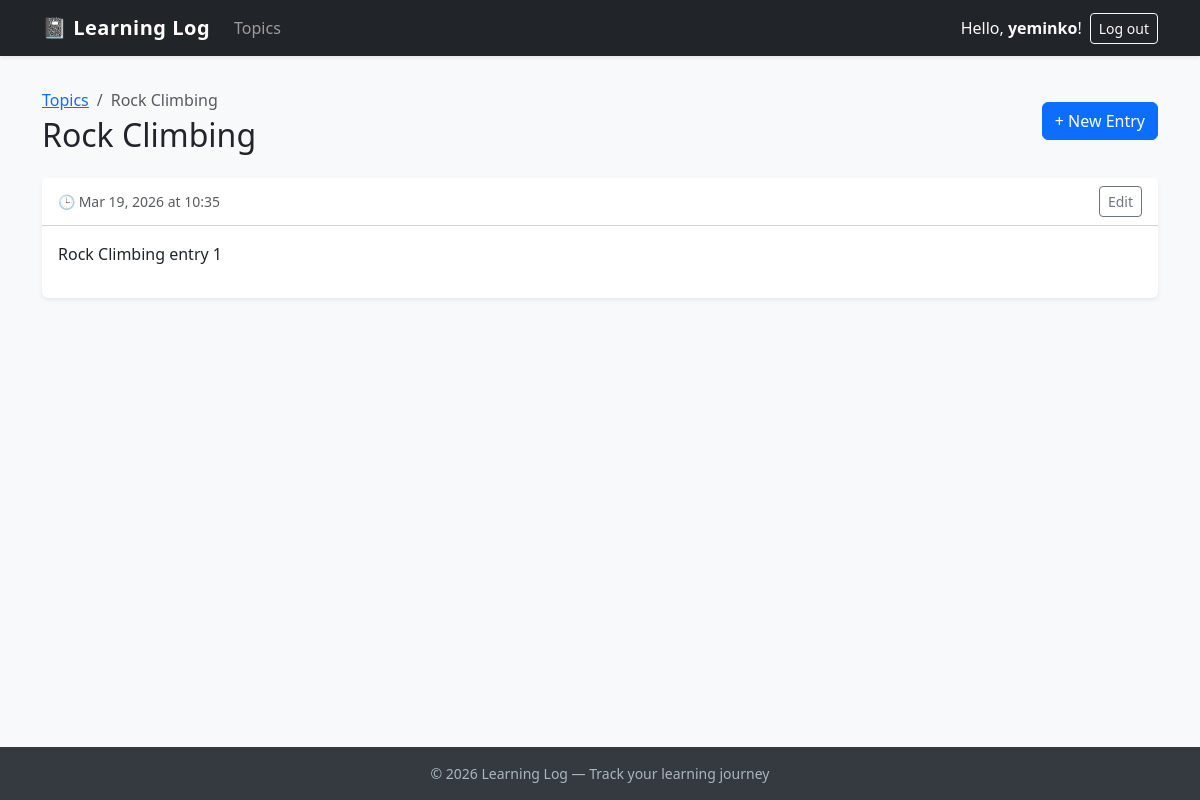
The page /topics/2/ (signed in) on the database its author committed.
### learning_logs/models.py (models this page shows, shortened)
class Topic(models.Model):
    text = models.CharField(max_length=200)
    date_added = models.DateTimeField(auto_now_add=True)
    owner = models.ForeignKey(User, on_delete=models.CASCADE)

class Entry(models.Model):
    topic = models.ForeignKey(
        Topic, on_delete=models.CASCADE)
    text = models.TextField()
    date_added = models.DateTimeField(auto_now_add=True)
    class Meta:
        verbose_name_plural = 'entries'

### learning_logs/views.py (the view)
# urls.py: path('topics/<int:topic_id>/', views.topic, name='topic'),
@login_required
def topic(request, topic_id):
    topic = Topic.objects.get(id=topic_id)
    if topic.owner != request.user:
        raise Http404
    entries = topic.entry_set.order_by('-date_added')
    context = {'topic': topic, 'entries': entries}
    return render(request, 'learning_logs/topic.html', context)

### learning_logs/templates/learning_logs/topic.html
{% extends "learning_logs/base.html" %}
{% block content %}
<div class="d-flex justify-content-between align-items-center mb-4">
    <div>
        <nav aria-label="breadcrumb">
            <ol class="breadcrumb mb-1">
                <li class="breadcrumb-item"><a href="{% url 'learning_logs:topics' %}">Topics</a></li>
                <li class="breadcrumb-item active">{{ topic.text }}</li>
            </ol>
        </nav>
        <h2 class="mb-0">{{ topic.text }}</h2>
    </div>
    <a href="{% url 'learning_logs:new_entry' topic.id %}" class="btn btn-primary">+ New Entry</a>
</div>
{% if entries %}
{% for entry in entries %}
<div class="card shadow-sm mb-3 border-0">
    <div class="card-header bg-white d-flex justify-content-between align-items-center">
        <small class="text-muted">🕒 {{ entry.date_added | date:'M d, Y \a\t H:i' }}</small>
        <a href="{% url 'learning_logs:edit_entry' entry.id %}" class="btn btn-outline-secondary btn-sm">Edit</a>
    </div>
    <div class="card-body">
        {{ entry.text | linebreaks }}
    </div>
</div>
{% endfor %}
{% else %}
<div class="text-center py-5">
    <div class="fs-1 mb-3">📝</div>
    <p class="text-muted">No entries yet for this topic.</p>
    <a href="{% url 'learning_logs:new_entry' topic.id %}" class="btn btn-primary mt-2">Add first entry</a>
</div>
{% endif %}
{% endblock %}

### learning_logs/templates/learning_logs/base.html (shortened to what this page needs)
<!DOCTYPE html>
<html lang="en">
<head>
    {% load django_bootstrap5 %}
    {% bootstrap_css %}
</head>
<body>
    <nav class="navbar navbar-expand-md navbar-dark bg-dark shadow-sm">
        <div class="container">
            <a class="navbar-brand" href="{% url 'learning_logs:index' %}">
                📓 Learning Log
            </a>
            <div class="collapse navbar-collapse" id="navbarContent">
                <ul class="navbar-nav me-auto mb-2 mb-md-0">
                    <li class="nav-item">
                        <a class="nav-link" href="{% url 'learning_logs:topics' %}">Topics</a>
                    </li>
                </ul>
                <ul class="navbar-nav ms-auto mb-2 mb-md-0 align-items-md-center">
                    {% if user.is_authenticated %}
                    <li class="nav-item me-2">
                        <span class="navbar-text text-light">Hello, <strong>{{ user.username }}</strong>!</span>
                    </li>
                    <li class="nav-item">
                        <form action="{% url 'accounts:logout' %}" method="post" class="d-inline">
                            <button type="submit" class="btn btn-outline-light btn-sm">Log out</button>
                        </form>
                    </li>
                    {% endif %}
                </ul>
            </div>
        </div>
    </nav>
    <main class="main-content">
        <div class="container">
            {% block content %}
            {% endblock content %}
        </div>
    </main>
    <footer class="text-center">
        <div class="container">
            &copy; 2026 Learning Log &mdash; Track your learning journey
        </div>
    </footer>
</body>
</html>

### learning_logs/templates/learning_logs/base.html (style rules this page uses)
html, body { height: 100%; margin: 0; }
body { background-color: #f8f9fa; display: flex; flex-direction: column; }
.navbar-brand { font-weight: 700; letter-spacing: 0.5px; }
.main-content { flex: 1; padding: 2rem 0; }
footer { background-color: #343a40; color: #adb5bd; padding: 1rem 0; font-size: 0.875rem; }

### rows shown on the page
Topic: text "Rock Climbing"
Entry: date_added "Mar 19, 2026 at 10:35", text "Rock Climbing entry 1"

### other values the page prints
{{ user.username }} "yeminko"
